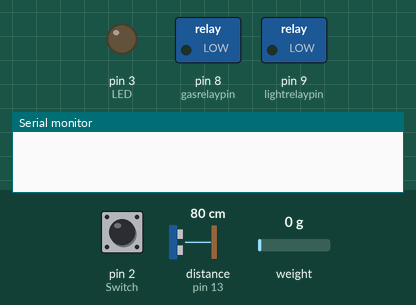
The sketch below on a simulated Arduino Uno, built with avr-gcc and run on an emulated ATmega328P. Parts: switched loads named in the sketch (green lamp = pin HIGH), output pins drawn as LEDs (lit = HIGH), the last lines printed to the serial monitor. Wiring (inferred from the names in the program): ultrasonic range finder: trigger pin 12; echo pin 13. The test bench sets the inputs (shaded band); at power-on: pin 2 (Switch) HIGH, distance to the obstacle (sensor on pin 13) 80 cm, weight on the scale 0 g. The echo pulse lasts 58.3 µs per cm; pins used as bus, display or sensor lines are not drawn.

Above: at 0.1 s.
At 2.4 s:
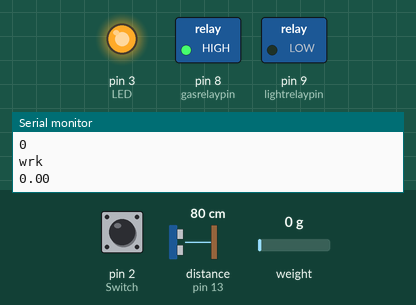
At 3.4 s:
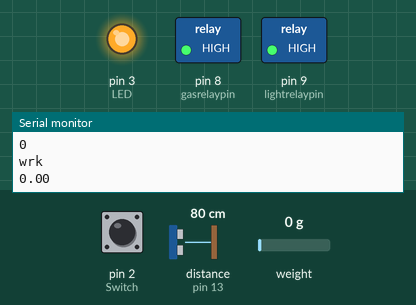
At 4.3 s:
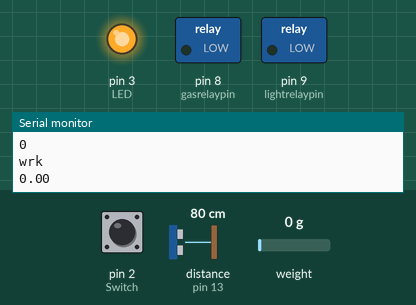
Timing chart, 0 to 5.8 s (numbered marks = the images above):
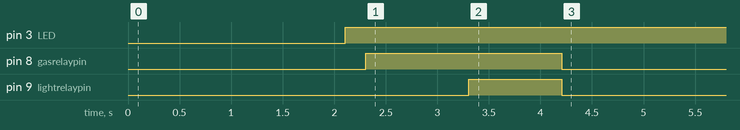

The sketch:

Firecode.ino
```cpp
#include "HX711.h"
#include <math.h>

#define LOADCELL_DOUT_PIN  11
#define LOADCELL_SCK_PIN  10
#define LED 3
#define Switch 2

  HX711 scale;

  int gasrelaypin = 8;
  int lightrelaypin = 9;
  const int pingPin = 12; // Trigger Pin of Ultrasonic Sensor
  const int echoPin = 13; // Echo Pin of Ultrasonic Sensor

  //CHANGE THESE
  int candyNumber = 4;


  //DON'T CHANGE THESE
  float currentWeight;
  float curCandy;
  float singularWeight;
  int weigh = 0;
  int buttonState2 = 0;
  float calibration_factor = -10000;


void setup() {
  Serial.begin(9600);
  pinMode(LED, OUTPUT);
  pinMode(gasrelaypin, OUTPUT);
  pinMode(Switch, INPUT_PULLUP);
  pinMode(lightrelaypin, OUTPUT);
  scale.begin(LOADCELL_DOUT_PIN, LOADCELL_SCK_PIN);
  scale.set_scale();
  scale.tare(); //Reset the scale to 0
  long zero_factor = scale.read_average(); //Get a baseline reading
  scale.set_scale(calibration_factor);
  scale.get_units();

}


void loop()
{
  long duration, cm;
  pinMode(pingPin, OUTPUT);
  digitalWrite(pingPin, LOW);
  delayMicroseconds(2);
  digitalWrite(pingPin, HIGH);
  delayMicroseconds(10);
  digitalWrite(pingPin, LOW);
  pinMode(echoPin, INPUT);
  duration = pulseIn(echoPin, HIGH);
  cm = microsecondsToCentimeters(duration);
  Serial.println(cm);

  if(buttonState2 != digitalRead(2))
  {
     buttonState2 = digitalRead(2);

     if(buttonState2  = 2)
    {
      digitalWrite(LED, HIGH);
      getWeight();
      curCandy = (currentWeight / singularWeight) + 0.5;
      if(cm < 21 || cm > 22)
      {
       if(int(curCandy + 0.5) < (int(candyNumber) - 1))
       {
        fireball();
       }

      }

     }

   }

}

long microsecondsToCentimeters(long microseconds) {
   return microseconds / 29 / 2;
}


void handleCandy()
  {
    curCandy = (currentWeight / singularWeight) + 0.5;

  }

void getWeight()
  {
    currentWeight = scale.get_units();
    Serial.println(int(curCandy));
    if(weigh < 1)
      {
      Serial.println("wrk");
      singularWeight = scale.get_units() / candyNumber;
      Serial.println(currentWeight);
      weigh++;
      }

  }

void fireball()
{
  digitalWrite(gasrelaypin, HIGH); // sets the digital pin 13 on
  delay(1000);
  digitalWrite(lightrelaypin, HIGH); // sets the digital pin 13 on
  delay(900);            // waits for a second
  digitalWrite(gasrelaypin, LOW); // sets the digital pin 13 on
  digitalWrite(lightrelaypin, LOW); // sets the digital pin 13 on
  delay(1000);
  candyNumber = curCandy;
  }
```

Measured:
- by itself, pin 3 (LED): LOW → HIGH at 2.1 s
- by itself, pin 8 (gasrelaypin): LOW → HIGH at 2.3 s, → LOW 1.9 s later
- by itself, pin 9 (lightrelaypin): LOW → HIGH at 3.3 s, → LOW 0.90 s later
